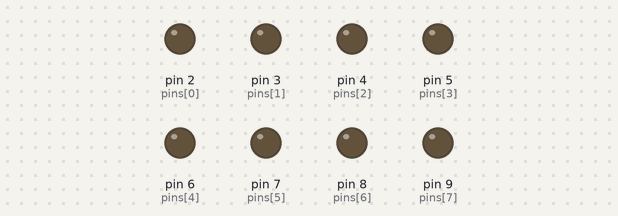
Recording of a sketch running on a simulated Arduino Uno, built with avr-gcc and run on an emulated ATmega328P. On the bench: output pins drawn as LEDs (lit = HIGH).

Above: at 0.1 s.
At 4.1 s:
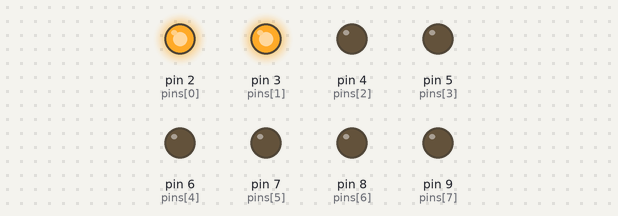
At 8.1 s:
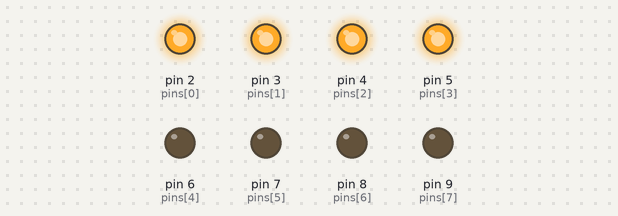
At 18.1 s:
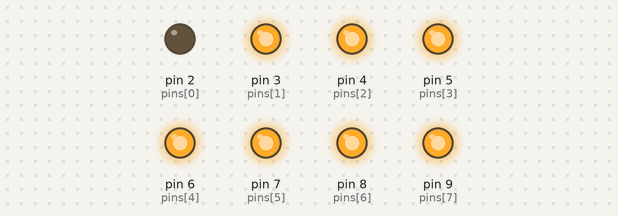
At 28.1 s:
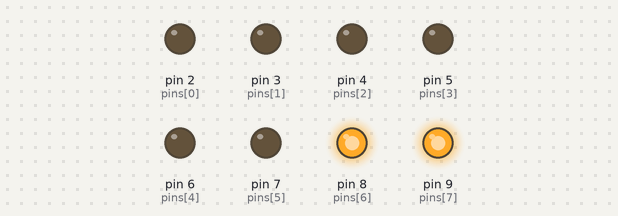
At 38.1 s:
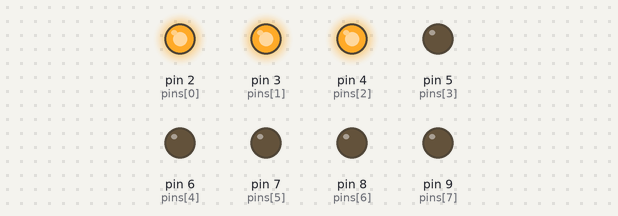
Timing chart, 0 to 39.6 s (numbered marks = the images above):
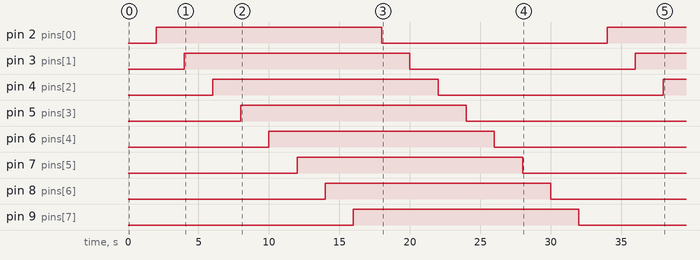

The sketch:

sensor_som.ino
```cpp
#include <Arduino.h>

int pins[8] = {2, 3, 4, 5, 6, 7, 8, 9};
int state [8] = {0, 0, 0, 0, 0, 0, 0, 0};


void setup() {
    Serial.begin(9600);
    for (int i = 0 ; i < 8 ; i++){
        pinMode(pins[i], OUTPUT);
        digitalWrite(pins[i], LOW);
    }


}

void displayNumber(int number) {


}

void loop() {
    for (int i = 0 ; i < 8 ; i++){
        delay (2000);
        state [i] = !state[i];
        digitalWrite(pins[i], state[i]);

    }


}
```

Measured:
- by itself, pin 2 (pins[0]): LOW → HIGH at 2.0 s, → LOW 16.0 s later, → HIGH 16.0 s later
- by itself, pin 3 (pins[1]): LOW → HIGH at 4.0 s, → LOW 16.0 s later, → HIGH 16.0 s later
- by itself, pin 4 (pins[2]): LOW → HIGH at 6.0 s, → LOW 16.0 s later, → HIGH 16.0 s later
- by itself, pin 5 (pins[3]): LOW → HIGH at 8.0 s, → LOW 16.0 s later
- by itself, pin 6 (pins[4]): LOW → HIGH at 10.0 s, → LOW 16.0 s later
- by itself, pin 7 (pins[5]): LOW → HIGH at 12.0 s, → LOW 16.0 s later
- by itself, pin 8 (pins[6]): LOW → HIGH at 14.0 s, → LOW 16.0 s later
- by itself, pin 9 (pins[7]): LOW → HIGH at 16.0 s, → LOW 16.0 s later
